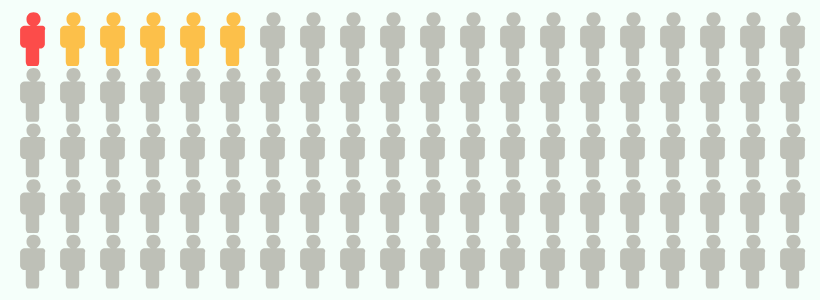

Specify this chart in Vega-Lite:
### Vega-Lite specification from a JSON file in a GitHub repository (floating-point values rounded to 4 significant figures)
{"$schema": "https://vega.github.io/schema/vega-lite/v4.json", "config": {"view": {"stroke": ""}, "background": "mintcream"}, "autosize": "fit", "height": 140, "data": {"values": [{"id": 1}, {"id": 2}, {"id": 3}, {"id": 4}, {"id": 5}, {"id": 6}, {"id": 7}, {"id": 8}, {"id": 9}, {"id": 10}, {"id": 11}, {"id": 12}, {"id": 13}, {"id": 14}, {"id": 15}, {"id": 16}, {"id": 17}, {"id": 18}, {"id": 19}, {"id": 20}, {"id": 21}, {"id": 22}, {"id": 23}, {"id": 24}, {"id": 25}, {"id": 26}, {"id": 27}, {"id": 28}, {"id": 29}, {"id": 30}, {"id": 31}, {"id": 32}, {"id": 33}, {"id": 34}, {"id": 35}, {"id": 36}, {"id": 37}, {"id": 38}, {"id": 39}, {"id": 40}, {"id": 41}, {"id": 42}, {"id": 43}, {"id": 44}, {"id": 45}, {"id": 46}, {"id": 47}, {"id": 48}, {"id": 49}, {"id": 50}, {"id": 51}, {"id": 52}, {"id": 53}, {"id": 54}, {"id": 55}, {"id": 56}, {"id": 57}, {"id": 58}, {"id": 59}, {"id": 60}, {"id": 61}, {"id": 62}, {"id": 63}, {"id": 64}, {"id": 65}, {"id": 66}, {"id": 67}, {"id": 68}, {"id": 69}, {"id": 70}, {"id": 71}, {"id": 72}, {"id": 73}, {"id": 74}, {"id": 75}, {"id": 76}, {"id": 77}, {"id": 78}, {"id": 79}, {"id": 80}, {"id": 81}, {"id": 82}, {"id": 83}, {"id": 84}, {"id": 85}, {"id": 86}, {"id": 87}, {"id": 88}, {"id": 89}, {"id": 90}, {"id": 91}, {"id": 92}, {"id": 93}, {"id": 94}, {"id": 95}, {"id": 96}, {"id": 97}, {"id": 98}, {"id": 99}, {"id": 100}]}, "transform": [{"calculate": "ceil (datum.id/5)", "as": "col"}, {"calculate": "datum.id - datum.col*5", "as": "row"}], "mark": {"type": "point", "filled": true}, "encoding": {"x": {"field": "col", "type": "ordinal", "axis": null}, "y": {"field": "row", "type": "ordinal", "axis": null}, "shape": {"value": "M1.7 -1.7h-0.8c0.3 -0.2 0.6 -0.5 0.6 -0.9c0 -0.6 -0.4 -1 -1 -1c-0.6 0 -1 0.4 -1 1c0 0.4 0.2 0.7 0.6 0.9h-0.8c-0.4 0 -0.7 0.3 -0.7 0.6v1.9c0 0.3 0.3 0.6 0.6 0.6h0.2c0 0 0 0.1 0 0.1v1.9c0 0.3 0.2 0.6 0.3 0.6h1.3c0.2 0 0.3 -0.3 0.3 -0.6v-1.8c0 0 0 -0.1 0 -0.1h0.2c0.3 0 0.6 -0.3 0.6 -0.6v-2c0.2 -0.3 -0.1 -0.6 -0.4 -0.6z"}, "color": {"condition": [{"test": "datum.id==1", "value": "red"}, {"test": "datum.id==6", "value": "orange"}, {"test": "datum.id==11", "value": "orange"}, {"test": "datum.id==16", "value": "orange"}, {"test": "datum.id==21", "value": "orange"}, {"test": "datum.id==26", "value": "orange"}], "value": "rgb(167,165,156)"}, "size": {"value": 50}, "tooltip": {"condition": [{"test": "datum.id==1", "value": "💀"}, {"test": "datum.id==6", "value": "😷"}, {"test": "datum.id==11", "value": "😷"}, {"test": "datum.id==16", "value": "😷"}, {"test": "datum.id==21", "value": "😷"}, {"test": "datum.id==26", "value": "😷"}], "value": "❤️"}}}
